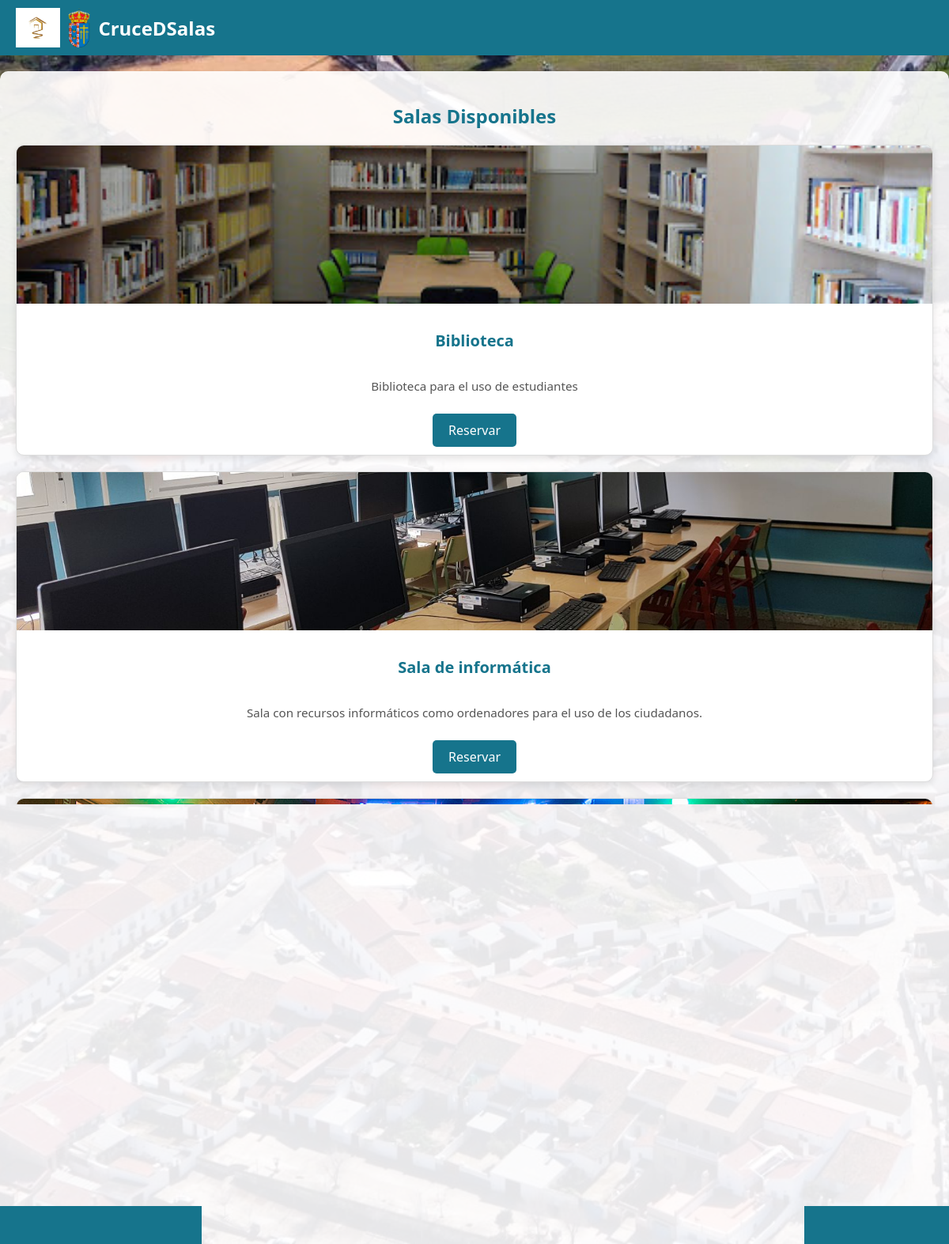
Screenshot of /salas/ with the database file from the repository.
### app/rooms/models.py (models this page shows, shortened)
class Sala(models.Model):
    nombre = models.CharField(max_length=100)
    descripcion = models.TextField()
    imagen = models.ImageField(upload_to="salas/")

### app/rooms/views.py (the view)
# urls.py: path("salas/", views.lista_salas, name="lista_salas"),
def lista_salas(request):
    salas = Sala.objects.all()
    return render(request, "rooms/lista_salas.html", {"salas": salas})

### app/rooms/templates/rooms/lista_salas.html (shortened to what this page needs)
{% extends 'base.html' %}
{% load static %}
{% block content %}
<h2 class="text-center mb-4">Salas Disponibles</h2>
<div class="row row-cols-1 row-cols-md-3 g-4">
    {% for sala in salas %}
    <div class="col">
        <div class="card h-100">
            <div class="card-img-container">
                {% if sala.imagen %}
                <img src="{{ sala.imagen.url }}" class="card-img-top" alt="{{ sala.nombre }}">
                {% endif %}
            </div>
            <div class="card-body d-flex flex-column">
                <h5 class="card-title text-center">{{ sala.nombre }}</h5>
                <p class="card-text">{{ sala.descripcion }}</p>
                <div class="mt-auto text-center">
                    <a href="{% url 'reserva_sala' sala.id %}" class="btn btn-primary">Reservar</a>
                </div>
            </div>
        </div>
    </div>
    {% endfor %}
</div>
{% endblock %}

### templates/base.html (shortened to what this page needs)
<!DOCTYPE html>
<html lang="es">
<head>
</head>
<body>
    {% load static %}
    <div class="container">
        <div class="header">
            <div class="logo-container">
                <img src="{% static 'images/logo2.png' %}" alt="Logo de la Aplicación">
                <img src="{% static 'images/escudo.png' %}" alt="Escudo del Ayuntamiento">
                <a href="{% url 'home' %}">CruceDSalas</a>
            </div>
        </div>
        <div class="main-content">
            {% block content %}{% endblock %}
        </div>
        <div class="footer">
            <h2>Pie de página</h2>
            <p>&copy; 2024 CruceDSalas - Todos los derechos reservados</p>
        </div>
    </div>
</body>
</html>

### templates/base.html (style rules this page uses)
body { font-family: Arial, sans-serif; background-color: #f0f2f5; margin: 0; padding: 0; height: 100%; }
.container { display: flex; flex-direction: column; min-height: 100vh; width: 100%; max-width: 1200px; margin: 0 auto; padding: 0; }
.header { display: flex; justify-content: space-between; align-items: center; padding: 10px 20px; background-color: #16748c; color: white; }
.logo-container { display: flex; align-items: center; }
.logo-container img { height: 50px; margin-right: 10px; }
.logo-container a { color: white; text-decoration: none; font-size: 24px; font-weight: bold; }
.main-content { background-color: rgba(255, 255, 255, 0.9); margin-top: 20px; padding: 20px; text-align: center; border-radius: 10px; box-shadow: 0 4px 8px rgba(0, 0, 0, 0.2); flex-grow: 1; }
.footer { background-color: #16748c; color: white; text-align: center; margin-top: 20px; }
.main-content h1, .footer h2 { color: #16748c; }
.main-content a, .auth-status button { display: inline-block; margin: 10px 5px; padding: 10px 20px; background-color: #16748c; color: white; text-decoration: none; border-radius: 5px; border: none; cursor: pointer; }

### rows the page displays
Sala: imagen (picture), nombre "Biblioteca", descripcion "Biblioteca para el uso de estudiantes"
Sala: imagen (picture), nombre "Sala de informática", descripcion "Sala con recursos informáticos como ordenadores para el uso de los ciudadanos."
Sala: imagen (picture), nombre "Sala de fiestas", descripcion "Sala para la organización de eventos"
